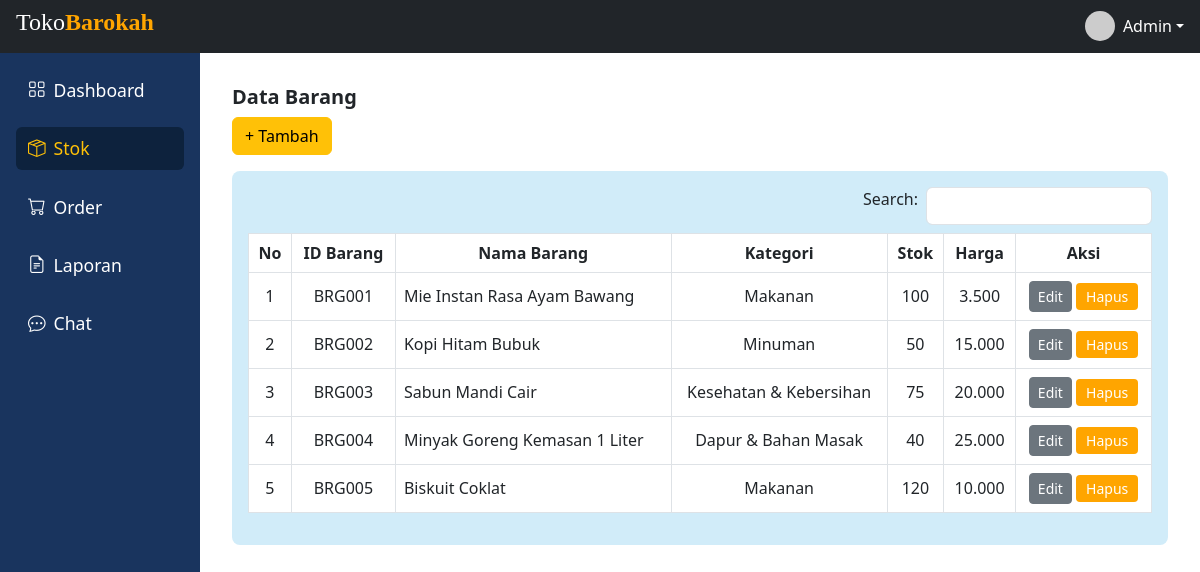
/views/admin/stok.php (signed in), run on an earlier commit of the app's database.
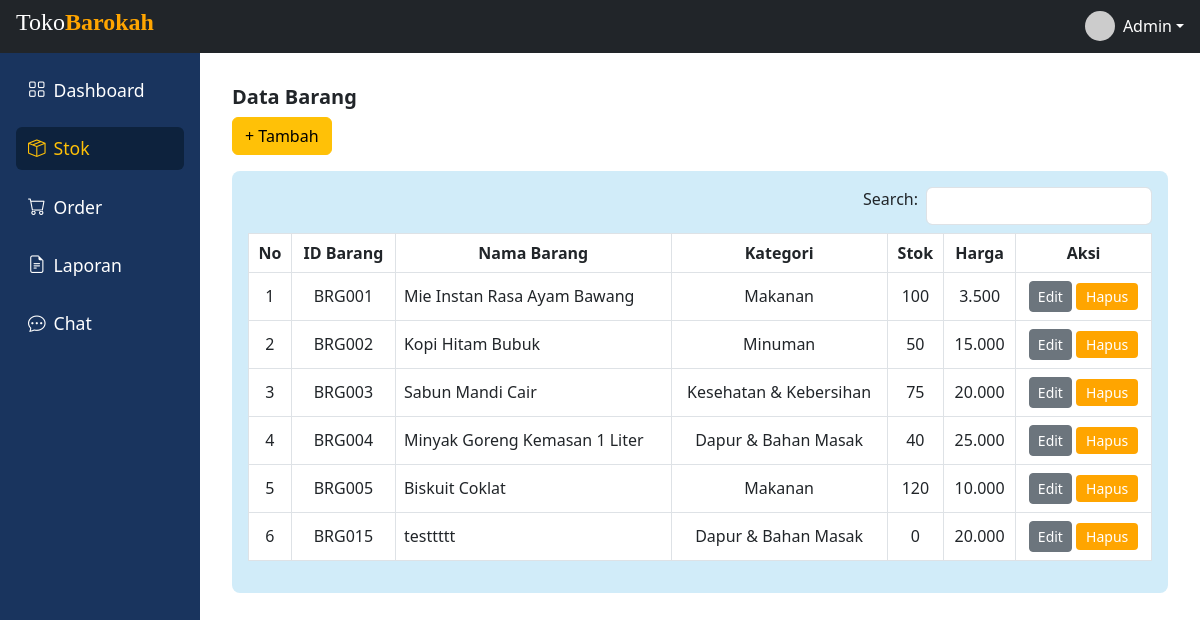
And on a later commit of the database.
### tables this page shows
CREATE TABLE `produk` (
  `id` int(11) NOT NULL,
  `nama` varchar(255) NOT NULL,
  `deskripsi` text DEFAULT NULL,
  `harga` decimal(10,2) NOT NULL,
  `gambar` varchar(255) DEFAULT NULL,
  `stok` int(11) NOT NULL DEFAULT 0,
  `kategori` varchar(100) DEFAULT NULL
);

### system/config.php (called while the page is built, shortened)
<?php
class URL {
    public static function base($path = '') {
        return Config::BASE_URL . ltrim($path, '/');
    }
}
?>

### views/admin/stok.php (the view, shortened to what this page needs)
<?php
require_once '../../includes/auth_check.php';
include '../../includes/header_admin.php';
try {
    $sql = "SELECT * FROM produk ORDER BY id ASC";
    $stmt = $pdo->query($sql);
    $produk = $stmt->fetchAll(PDO::FETCH_ASSOC);
} catch (PDOException $e) {
    die("Query gagal: " . $e->getMessage());
}
?>
<!DOCTYPE html>
<html lang="id">
<head>
    <link href="https://cdn.jsdelivr.net/npm/bootstrap@5.3.0/dist/css/bootstrap.min.css" rel="stylesheet" />
    <link href="https://cdn.jsdelivr.net/npm/bootstrap-icons@1.10.5/font/bootstrap-icons.css" rel="stylesheet" />
    <link rel="stylesheet" href="../../assets/css/admin.css">
</head>
<body>
    <div class="d-flex">
        <?php $activePage = 'stok'; ?>
        <?php include '../../includes/sidebar.php'; ?>
        <div class="col-md-10">
            <div class="main-content">
                <h5><strong>Data Barang</strong></h5>
                <button class="btn btn-warning mb-3" data-bs-toggle="modal" data-bs-target="#modalTambah">+
                    Tambah</button>
                <div class="table-container">
                    <div class="d-flex justify-content-end mb-2">
                        <label for="search" class="me-2">Search:</label>
                        <input type="text" id="search" class="form-control w-25">
                    </div>
                    <table class="table table-bordered text-center align-middle bg-white">
                        <thead>
                            <tr>
                                <th>No</th>
                                <th>ID Barang</th>
                                <th>Nama Barang</th>
                                <th>Kategori</th>
                                <th>Stok</th>
                                <th>Harga</th>
                                <th>Aksi</th>
                            </tr>
                        </thead>
                        <tbody>
                            <?php $no = 1;
                            foreach ($produk as $row): ?>
                                <tr>
                                    <td><?= $no++ ?></td>
                                    <td>BRG<?= str_pad($row['id'], 3, '0', STR_PAD_LEFT) ?></td>
                                    <td style="text-align: left;"><?= htmlspecialchars($row['nama']) ?></td>
                                    <td><?= htmlspecialchars($row['kategori']) ?></td>
                                    <td><?= $row['stok'] ?></td>
                                    <td><?= number_format($row['harga'], 0, ',', '.') ?></td>
                                    <td>
                                        <button class="btn btn-sm btn-secondary btn-edit" data-id="<?= $row['id'] ?>"
                                            data-nama="<?= htmlspecialchars($row['nama']) ?>"
                                            data-kategori="<?= htmlspecialchars($row['kategori']) ?>"
                                            data-stok="<?= $row['stok'] ?>" data-harga="<?= $row['harga'] ?>"
                                            data-bs-toggle="modal" data-bs-target="#modalEdit">
                                            Edit
                                        </button>
                                        <button class="btn btn-sm btn-danger btn-hapus" data-id="<?= $row['id'] ?>"
                                            data-nama="<?= htmlspecialchars($row['nama']) ?>">
                                            Hapus
                                        </button>
                                    </td>
                                </tr>
                            <?php endforeach; ?>
                        </tbody>
                    </table>
                </div>
            </div>
        </div>
    </div>
</body>
</html>

### includes/header_admin.php (shortened to what this page needs)
<?php
require_once $_SERVER['DOCUMENT_ROOT'] . '/WarungOnline/system/config.php';
?>
<nav class="navbar navbar-expand-lg navbar-dark bg-dark justify-content-between px-3">
  <h4 style="font-family: 'Consolas'; !important;"><span style="color: white;">Toko</span><b
      style="color: orange;">Barokah</b></h4>
  <div class="dropdown">
    <a class="d-flex align-items-center text-decoration-none dropdown-toggle text-decoration-none" href="#"
      id="adminDropdown" role="button" data-bs-toggle="dropdown" aria-expanded="false" style="color: white;">
      <img src="https://api.dicebear.com/7.x/adventurer-neutral/svg?seed=mail@ashallendesign.co.uk" alt="Profile"
        class="rounded-circle me-2" width="30" height="30">
      <span class="d-none d-sm-inline">Admin</span>
    </a>
  </div>
</nav>

### includes/sidebar.php
<div class="sidebar col-md-2 d-none d-md-block" id="sidebar">
    <a href="<?= URL::base('views/admin/dashboard.php') ?>" class="<?= ($activePage == 'dashboard') ? 'active' : '' ?>">
        <i class="bi bi-grid"></i>
        Dashboard
    </a>
    <a href="<?= URL::base('views/admin/stok.php') ?>" class="<?= ($activePage == 'stok') ? 'active' : '' ?>">
        <i class="bi bi-box-seam"></i> Stok
    </a>
    <a href="<?= URL::base('views/admin/order.php') ?>" class="<?= ($activePage == 'order') ? 'active' : '' ?>">
        <i class="bi bi-cart"></i> Order
    </a>
    <a href="<?= URL::base('views/admin/laporan.php') ?>" class="<?= ($activePage == 'laporan') ? 'active' : '' ?>">
        <i class="bi bi-file-earmark-text"></i> Laporan
    </a>
    <a href="#" class="<?= ($activePage == 'chat') ? 'active' : '' ?>">
        <i class="bi bi-chat-dots"></i> Chat
    </a>
</div>

### assets/css/admin.css (style rules this page uses)
body { font-family: "Segoe UI", sans-serif; }
.sidebar { height: 100vh; background-color: #19345e; color: white; padding: 1rem; }
.sidebar a { color: white; text-decoration: none; display: flex; align-items: center; margin-bottom: 1rem; font-size: 1.1rem; font-weight: 500; padding: 8px 12px; border-radius: 6px; }
.sidebar a.active, .sidebar a:hover { background-color: #0d223d; color: #ffc107; }
.sidebar a i { margin-right: 8px; }
.main-content { padding: 2rem; }
#sidebar { transition: all 1s; }
.table thead { background-color: orange; color: white; }
.btn-hapus { background-color: orange; color: white; border: none; padding: 3px 10px; border-radius: 4px; }
.table-container { background-color: #d1ecf9; padding: 1rem; border-radius: 8px; }

What changed in the data, as far as the page shows it:
added produk: id "015", nama "testtttt", kategori "Dapur & Bahan Masak", stok "0", harga "20.000"
